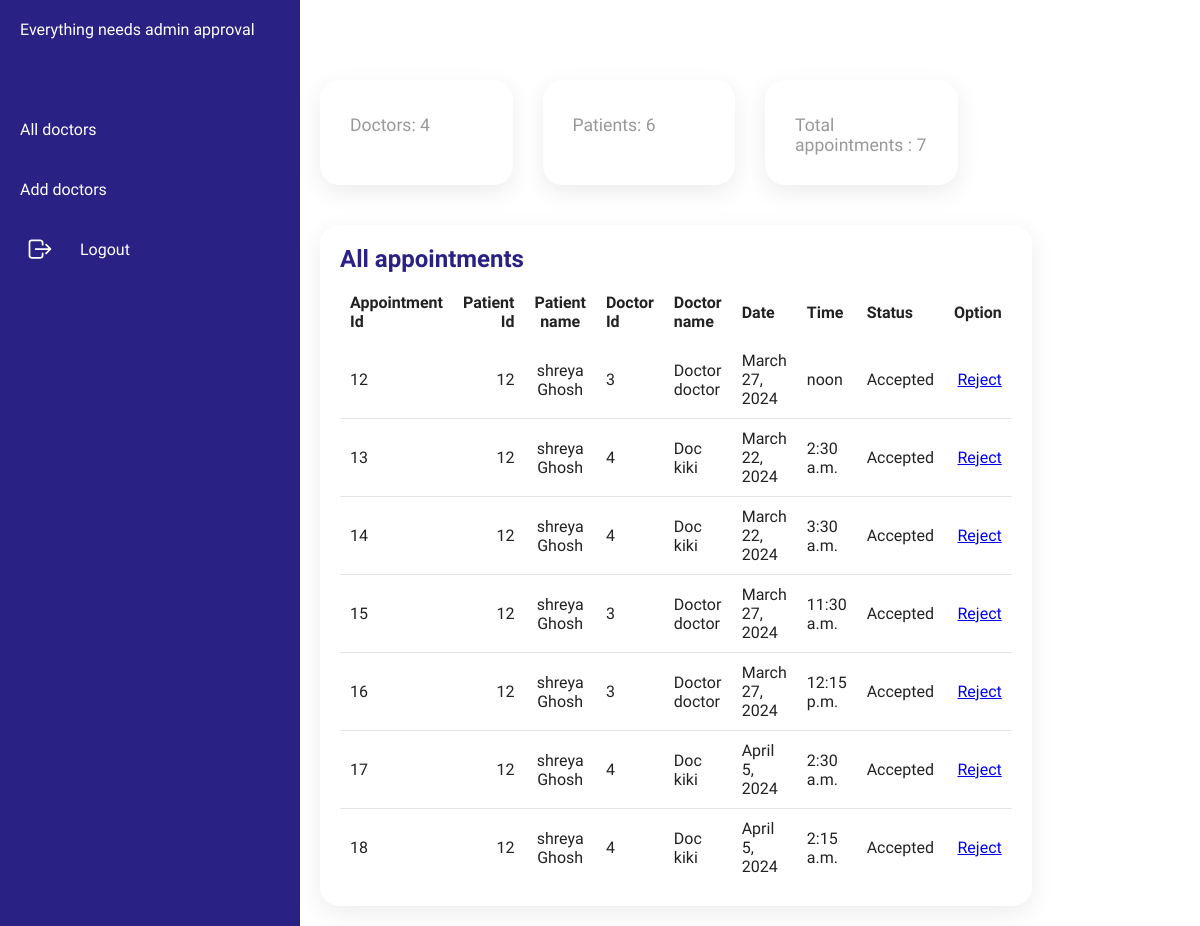
Before: /adminhome/ with the older database file.
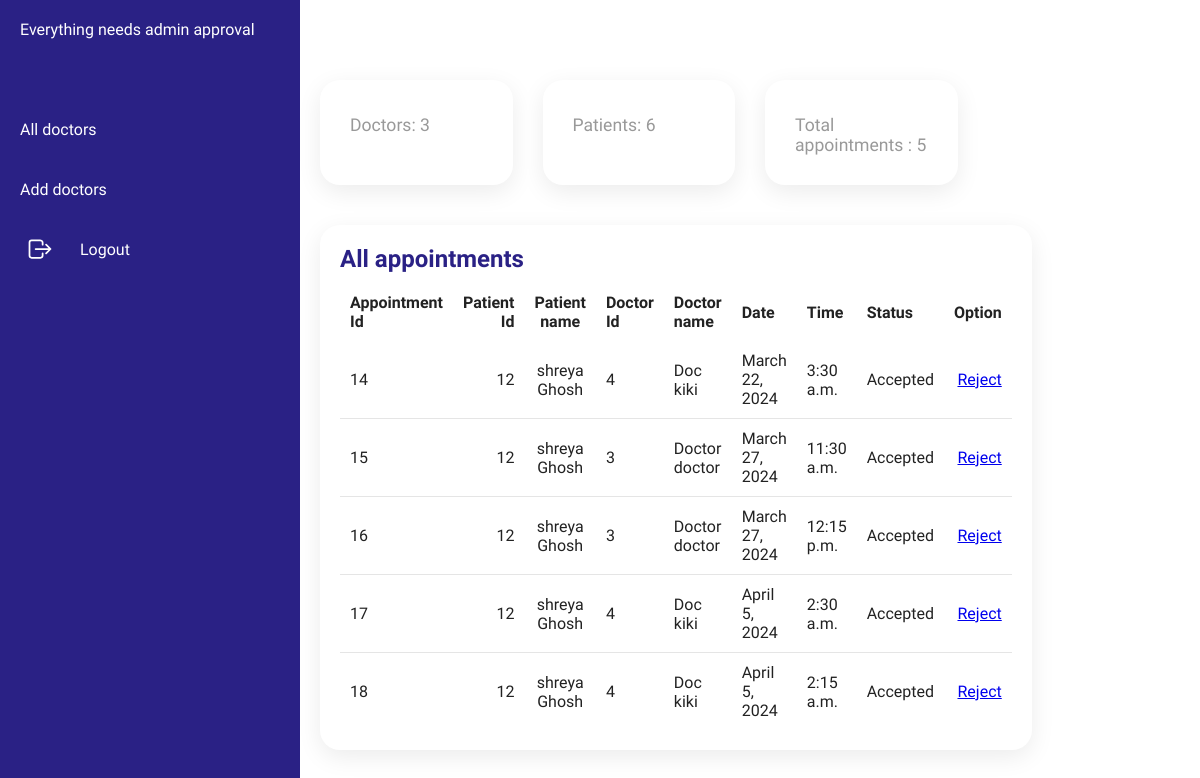
After: the same page with the newer database file.
### ODBS/models.py (models this page shows, shortened)
class appointment(models.Model):
    appid=models.BigAutoField(primary_key=True)
    patid=models.ForeignKey(Patient,on_delete=models.CASCADE,null=True)
    docid=models.ForeignKey(Doctor,on_delete=models.CASCADE,null=True)
    date=models.DateField(max_length=50,null=True)
    starttime=models.TimeField(max_length=50,null=True)
    status=models.CharField(max_length=50,default="Pending")

class Patient(models.Model):
    user=models.ForeignKey(User,on_delete=models.CASCADE)
    patid=models.BigAutoField(primary_key=True)
    gender=models.CharField(max_length=10, default="Male")
    address=models.CharField(max_length=50,null=True)
    age=models.CharField(max_length=10,null=True)
    contactno=models.CharField(max_length=10,null=True)
    bloodgroup=models.CharField(max_length=50,null=True)
    docid=models.ForeignKey(Doctor,on_delete=models.CASCADE,null=True)
    def __str__(self):
        return str(self.pk)

class Doctor(models.Model):
    user=models.ForeignKey(User,on_delete=models.CASCADE)
    docid=models.BigAutoField(primary_key=True)
    contactno=models.CharField(max_length=50,null=True)
    qualification=models.CharField(max_length=50,null=True)
    specialist=models.CharField(max_length=50,null=True)
    day1=models.CharField(max_length=10,null=True)
    day2=models.CharField(max_length=10,null=True)
    day3=models.CharField(max_length=10,null=True)
    time1=models.CharField(max_length=10,null=True)
    time2=models.CharField(max_length=10,null=True)
    time3=models.CharField(max_length=10,null=True)
    dept=models.CharField(max_length=10,null=True)
    def __str__(self):
        return str(self.pk)

### ODBS/views.py (the view)
# urls.py: path('adminhome/', adminhome,name="adminhome"),
def adminhome(request):
    app=appointment.objects.all()
    pat=Patient.objects.all()
    doc=Doctor.objects.all()
    doccount=doc.count()
    patcount=pat.count()
    appointmentcount=appointment.objects.all().count()
    return render(request,"adminhome.html",locals())

### ODBS/Templates/adminhome.html (shortened to what this page needs)
{% load static %}
<!DOCTYPE html>
<html lang="en">
<head>
    <link rel="stylesheet" href="/static/css/admin_approval2.css">
</head>
<body>
    <div class="container">
        <div class="navigation">
            <ul>
                <li>
                    <a href="#">
                        <span class="title">Everything needs admin approval</span>
                    </a>
                </li>
                <li>
                    <a href="/viewalldoctor">
                        <span class="title">All doctors</span>
                    </a>
                </li>
                <li>
                    <a href="/adddoctor">
                        <span class="title">Add doctors</span>
                    </a>
                </li>
                <li>
                    <a href="/adminlogout" onclick="return confirm('Are you sure you want to Logout? click on ok to continue.');">
                        <span class="icon">
                            <ion-icon name="log-out-outline"></ion-icon>
                        </span>
                        <span class="title"> Logout</span>
                    </a>
                </li>
            </ul>
        </div>
        <div class="main">
            <div class="topbar">
                <div class="user">
                </div>
            </div>
            <div class="cardBox">
                <div class="card">
                    <div>
                        <div class="cardName">Doctors: {{doccount}}</div>
                    </div>
                </div>
                <div class="card">
                    <div>
                        <div class="cardName">Patients: {{patcount}}
                        </div>
                    </div>
                </div>
                <div class="card">
                    <div>
                        <div class="cardName">Total appointments : {{appointmentcount}}</div>
                    </div>
                </div>
            </div>
            <div class="details">
                <div class="recentOrders">
                    <div class="cardHeader">
                        <h2>All appointments</h2>
                    </div>
                    <table id="example">
                        <thead>
                                <tr>
                                    <td>Appointment Id</td>
                                    <td>Patient Id</td>
                                    <td>Patient name</td>
                                    <td>Doctor Id</td>
                                    <td>Doctor name</td>
                                    <td>Date</td>
                                    <td>Time</td>
                                    <td>Status</td>
                                    <td>Option</td>
                                </tr>
                            </thead>
                            <tbody>
                                {% for i in app%}
                                <tr>
                                    <td>{{i.appid}}</td>
                                    <td>{{i.patid}}</td>
                                    <td>{{i.patid.user.first_name}} {{i.patid.user.last_name}}</td>
                                    <td>{{i.docid}}</td>
                                    <td>{{i.docid.user.first_name}} {{i.docid.user.last_name}}</td>
                                    <td>{{i.date}}</td>
                                    <td>{{i.starttime}}</td>
                                    <td>{{i.status}}</td>
                                    <td style="color:#2aafe8"><a href="/rejectappointment/{{i.appid}}" class="btn">Reject</a></td>
                                </tr>
                                {% endfor %}
                            </tbody>
                    </table>
                </div>
                </div>
            </div>
        </div>
</body>
</html>

Changed rows visible on the page:
removed appointment: appid "12", patid "12", patid.user.first_name "shreya", patid.user.last_name "Ghosh", docid "3", docid.user.first_name "Doctor", docid.user.last_name "doctor", date "March 27, 2024", starttime "noon", status "Accepted"
removed appointment: appid "13", patid "12", patid.user.first_name "shreya", patid.user.last_name "Ghosh", docid "4", docid.user.first_name "Doc", docid.user.last_name "kiki", date "March 22, 2024", starttime "2:30 a.m.", status "Accepted"
Other visible differences:
{{ doccount }}: "4" → "3"
{{ appointmentcount }}: "7" → "5"
